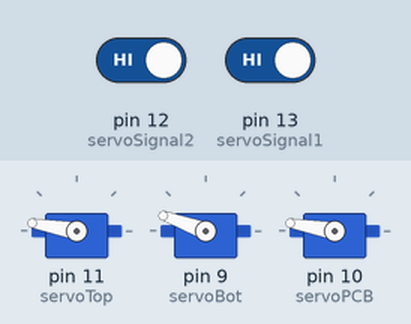
The sketch below on a simulated Arduino Uno, built with avr-gcc and run on an emulated ATmega328P. Shown: 3 × servo. Inputs (shaded band) come from the test bench; at power-on: pin 12 (servoSignal2) HIGH, pin 13 (servoSignal1) HIGH. What the sketch prints to the serial monitor is not drawn.

Above: at 1.2 s.
1.3 s: pin 12 (servoSignal2) driven LOW
At 1.8 s:
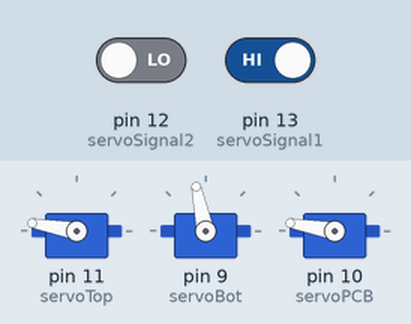
2.8 s: pin 13 (servoSignal1) driven LOW
At 3.7 s:
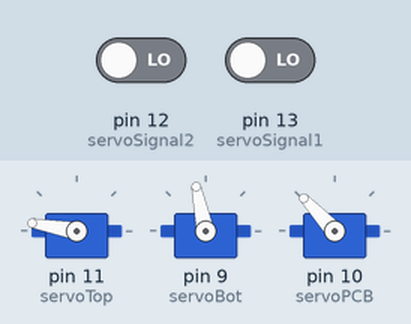
4.3 s: pin 12 (servoSignal2) driven HIGH
At 5.0 s:
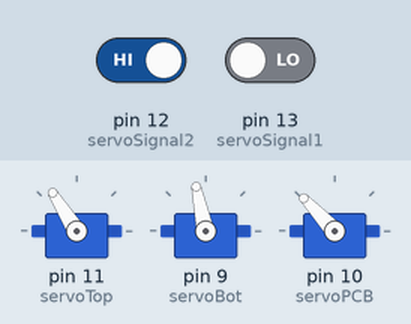
5.8 s: pin 12 (servoSignal2) driven LOW
At 7.0 s:
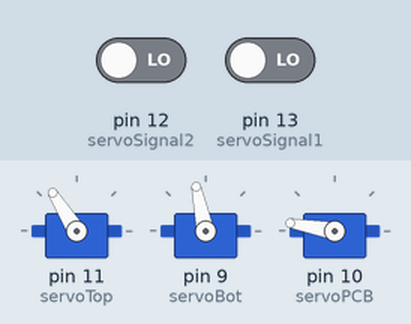
7.3 s: pin 13 (servoSignal1) driven HIGH
At 8.5 s:
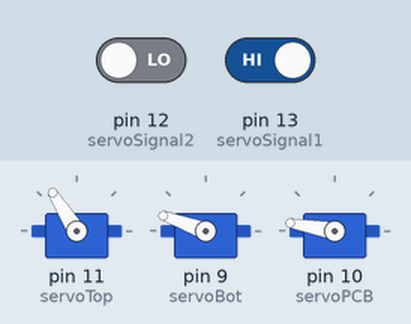
8.8 s: pin 13 (servoSignal1) driven LOW
At 9.4 s:
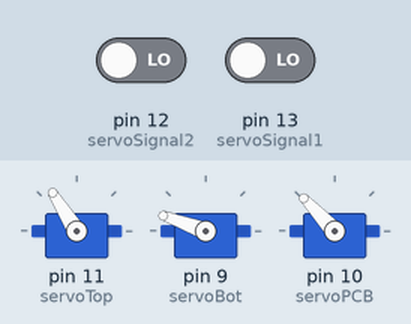
Timing chart, 0 to 11.3 s (numbered marks = the images above; inputs shaded):
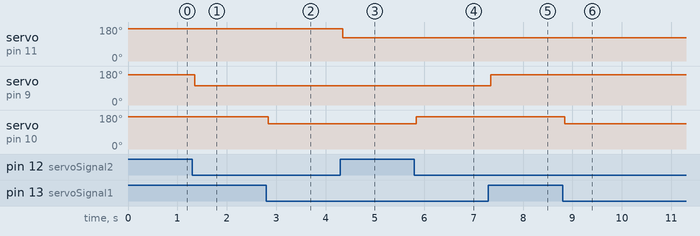

The sketch:

GripperCode.ino
```cpp
#include <Servo.h>

Servo servoTop;  // create servo objects to control a servo
Servo servoBot;
Servo servoPCB;

#define servoSignal1 13 // blå - DO8 Tool_out_1
#define servoSignal2 12 // pink - DO9 Tool_out_0

bool new_state = false;

int pickupPosTop = 122;    // servo position when picking up object for the top cover
int releasePosTop = 170;   // servo position when releasing object for the top cover
int pickupPosBot = 102;    // servo position when picking up object for the bottom cover
int releasePosBot = 160;   // servo position when releasing object for the bottom cover
int pickupPosPCB = 133;    // servo position when picking up object for the PCB
int releasePosPCB = 170;   // servo position when releasing object for the PCB

int gripper_delay = 0;

int signalTop = 0;
int signalBot = 0;
int signalPCB = 0;

int pickupTopActive = 0;
int pickupBotActive = 0;
int pickupPCBActive = 0;

int countTop = 0;
int countBot = 0;
int countPCB = 0;

unsigned long count = 0;
unsigned long prev_count = 0;

int signal1 = 0;       // signal1 and signal2 help initialising the pickup and release
int signal2 = 0;
int prev_signal1 = 0;
int prev_signal2 = 0;

void setup() {
  Serial.begin(9600);

  pinMode(servoSignal1, INPUT);
  pinMode(servoSignal2, INPUT);

  servoTop.attach(11);  // attaches the servo to pin 9, 10, and 11
  servoBot.attach(9);
  servoPCB.attach(10);

  servoTop.write(releasePosTop);
  servoBot.write(releasePosBot);
  servoPCB.write(releasePosPCB);
}

void loop() {
  readSignalValues();         // start each loop by reading for signals to initiate picking up object

  if (signalTop == 1 && new_state == true) {
    countTop++;
    if (pickupTopActive == 0 && countTop % 2 != 0) {
      Serial.println("Gør klar til at samle Top Cover op");
      servoTop.write(pickupPosTop);       // tell servo for top cover to go to pickup position
      pickupTopActive = 1;
      delay(gripper_delay);                       // waits 15ms for the servo to reach the position
    }
    if (pickupTopActive == 1 && countTop % 2 == 0) {
      Serial.println("Gør klar til at slippe Top Cover");
      servoTop.write(releasePosTop);      // tell servo for top cover to go to release position
      pickupTopActive = 0;
      delay(gripper_delay);                       // waits 15ms for the servo to reach the position
    }
    signalTop = 0;
    new_state = false;
  }

  if (signalBot == 1 && new_state == true) {
    countBot++;
    if (pickupBotActive == 0 && countBot % 2 != 0) {
      Serial.println("Gør klar til at samle Bottom Cover op");
      servoBot.write(pickupPosBot);       // tell servo for bottom cover to go to pickup position
      pickupBotActive = 1;
      delay(gripper_delay);                       // waits 15ms for the servo to reach the position
    }
    if (pickupBotActive == 1 && countBot % 2 == 0){
      Serial.println("Gør klar til at slippe Bottom Cover");
      servoBot.write(releasePosBot);      // tell servo to go to release position
      pickupBotActive = 0;
      delay(gripper_delay);                       // waits 15ms for the servo to reach the position
    }
    signalBot = 0;
    new_state = false;
  }

  if (signalPCB == 1 && new_state == true) {
    countPCB++;
    if (pickupPCBActive == 0 && countPCB % 2 != 0) {
      Serial.println("Gør klar til at samle PCB op");
      servoPCB.write(pickupPosPCB);       // tell servo to go to pickup position
      pickupPCBActive = 1;
      delay(gripper_delay);                       // waits 15ms for the servo to reach the position
    }
    if (pickupPCBActive == 1 && countPCB % 2 == 0){
      Serial.println("Gør klar til at slippe PCB");
      servoPCB.write(releasePosPCB);      // tell servo to go to release position
      pickupPCBActive = 0;
      delay(gripper_delay);                       // waits 15ms for the servo to reach the position
    }
    signalPCB = 0;
    new_state = false;
  }

}

void readSignalValues() {
  signal1 = digitalRead(servoSignal1);
  signal2 = digitalRead(servoSignal2);

  //delay(10);

  Serial.println(signal1);
  Serial.println(signal2);

  if (signal1 != 1 || signal2 != 1) {
    if (signal1 != prev_signal1 || signal2 != prev_signal2) {
      if (signal1 == 0 && signal2 == 1) { // signal for picking up top cover
        signalTop = 1;
        new_state = true;
      }

      if (signal1 == 1 && signal2 == 0) { // signal for picking up bottom cover
        signalBot = 1;
        new_state = true;
      }

      if (signal1 == 0 && signal2 == 0) { // signal for picking up PCB cover
        signalPCB = 1;
        new_state = true;
      }
    }
  }

  prev_signal1 = signal1;
  prev_signal2 = signal2;

  //delay(250);

}
```

Measured:
- after the input at 1.3 s, servo on pin 9 (servoBot): 160° → 102° after 0.05 s
- after the input at 2.8 s, servo on pin 10 (servoPCB): 170° → 133° at once
- after the input at 4.3 s, servo on pin 11 (servoTop): 170° → 122° at once
- after the input at 5.8 s, servo on pin 10 (servoPCB): 133° → 170° at once
- after the input at 7.3 s, servo on pin 9 (servoBot): 102° → 160° after 0.05 s
- after the input at 8.8 s, servo on pin 10 (servoPCB): 170° → 133° at once
